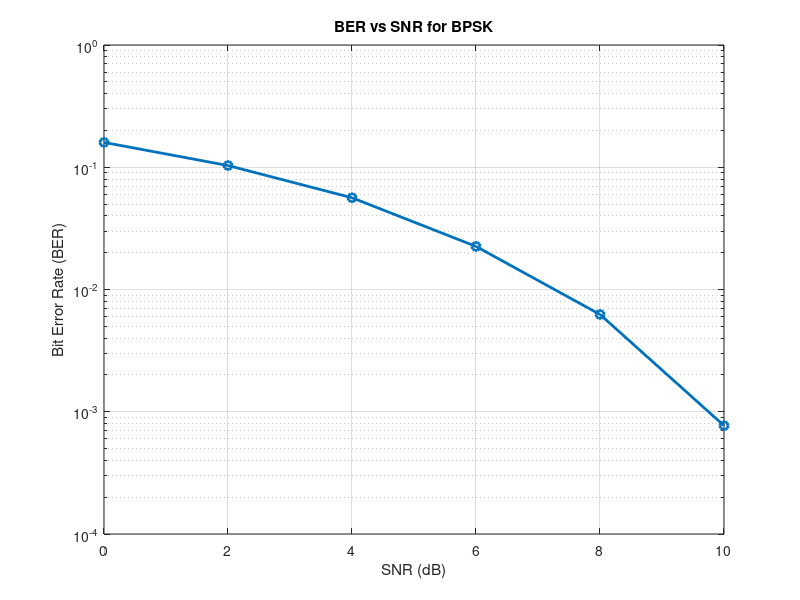

Here is the MATLAB script that generated this plot:
bits=randi([0 1],1,100000);
bpsk=2*bits-1;
noise_levels=[0 0.5 1 2];
%% noise vs ber
ber_values = zeros(size(noise_levels));
for i=1:length(noise_levels)
    noise=noise_levels(i)*randn(size(bpsk));
    received = bpsk + noise;
    received_bits=received>0;
    bit_errors = sum(bits ~= received_bits);
    ber_values(i) = bit_errors / length(bits);
     fprintf("Noise = %.1f, BER = %.5f\n",noise_levels(i),ber_values(i));
end
disp(ber_values)
%% snr vs ber
bits=randi([0 1],1,100000);
bpsk=2*bits-1;
snr_db=0:2:10;
for i=1:length(snr_db)
    snr=10^(snr_db(i)/10);
    noise_power=1/snr;
    noise_amplitude=sqrt(noise_power);
    noise = noise_amplitude * randn(size(bpsk));
    received = bpsk + noise;
    received_bits = received > 0;
    bit_errors = sum(bits ~= received_bits);
    ber_values(i) = bit_errors / length(bits);
    fprintf("SNR = %.1f dB, BER = %.5f\n", snr_db(i), ber_values(i));
end
disp(ber_values)
%% 
figure;
semilogy(snr_db, ber_values,'-o','LineWidth',2);
grid on;

xlabel('SNR (dB)');
ylabel('Bit Error Rate (BER)');
title('BER vs SNR for BPSK');
